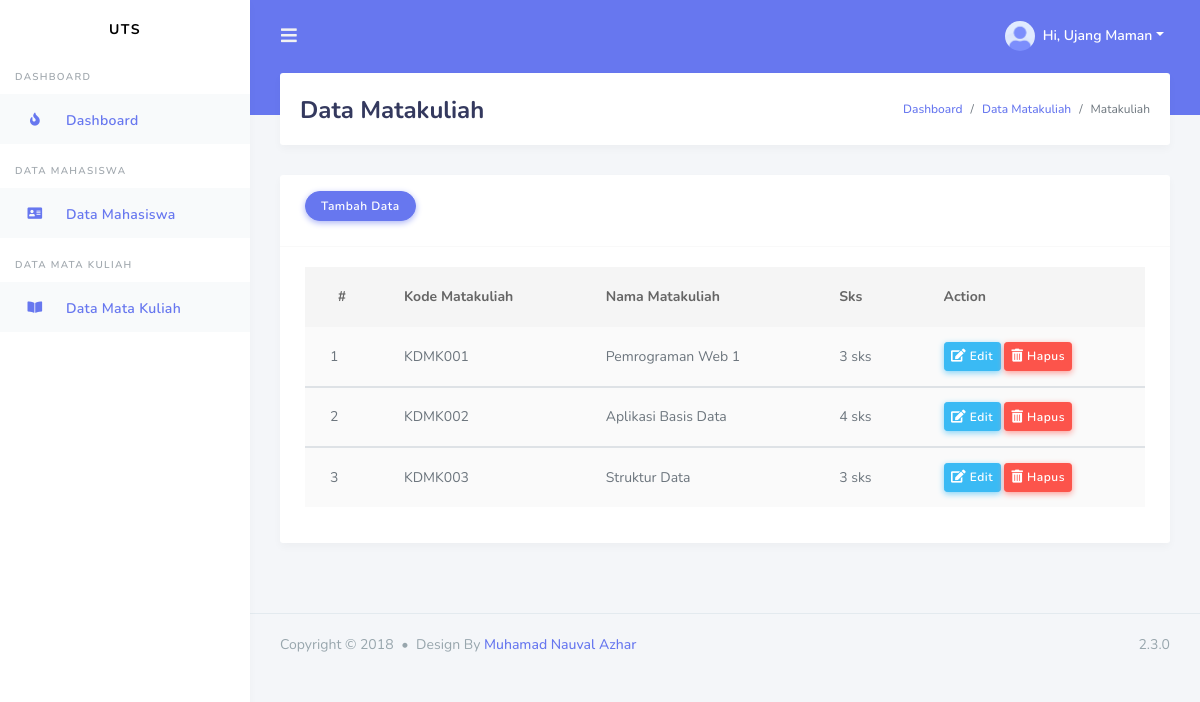
Screenshot of /index.php/matakuliah with the database file from the repository.
### tables this page shows
CREATE TABLE `matakuliah` (
  `kd_matakuliah` varchar(10) NOT NULL,
  `nama_matakuliah` varchar(35) NOT NULL,
  `sks` varchar(10) NOT NULL
);

### application/controllers/Matakuliah.php (called while the page is built, shortened)
<?php
class Matakuliah extends CI_Controller {
	public function __construct()
	{
		$this->load->model("M_matakuliah");
		$this->load->library('form_validation');
	}
	public function index(){
		$data["mata_kuliah"] = $this->M_matakuliah->getAll();
		$this->load->view("template/header");
		$this->load->view("template/sidebar");
		$this->load->view("matakuliah", $data);
		$this->load->view("template/footer");
	}
}

### index.php (called while the page is built, shortened)
<?php
require_once BASEPATH.'core/CodeIgniter.php';

### application/models/M_matakuliah.php (called while the page is built, shortened)
<?php
class M_matakuliah extends CI_Model {
    public $_tabel = "matakuliah";
    public function getAll(){
        return $this->db->get($this->_tabel)->result();
    }
}
?>

### application/views/matakuliah.php (the view, shortened to what this page needs)
<div class="main-content">
        <section class="section">
          <div class="section-header">
            <h1>Data Matakuliah</h1>
            <div class="section-header-breadcrumb">
              <div class="breadcrumb-item active"><a href="#">Dashboard</a></div>
              <div class="breadcrumb-item"><a href="#">Data Matakuliah</a></div>
              <div class="breadcrumb-item">Matakuliah</div>
            </div>
          </div>
          <div class="section-body">
          <div class="row">
              <div class="col-12">
                <div class="card">
                  <div class="card-header">
                  <div class="buttons">
                      <a href="#" id="modal-1" class="btn btn-primary" data-toggle="modal" data-target="#exampleModal">Tambah Data </a>
                    </div>
                  </div>
                  <div class="card-body">
                    <div class="table-responsive">
                      <table class="table table-striped" id="table-1">
                        <thead>
                          <tr>
                            <th class="text-center">
                              #
                            </th>
                            <th>Kode Matakuliah</th>
                            <th>Nama Matakuliah</th>
                            <th>Sks</th>
                            <th>Action</th>
                          </tr>
                        </thead>
                        <tbody>
                            <?php $no = 1;
                            foreach ($mata_kuliah as $matkul){
                            ?>
                          <tr>
                            <td><?= $no++?></td>
                            <td><?= $matkul->kd_matakuliah?></td>
                            <td><?= $matkul->nama_matakuliah?></td>
                            <td><?= $matkul->sks?></td>
                            <td>
                                <a href="<?php echo base_url('Matakuliah/edit/'.$matkul->kd_matakuliah)?>" class="btn btn-sm btn-info"><i class="fas fa-edit"></i> Edit</a>
                                <a href="<?= base_url('Matakuliah/delete/'.$matkul->kd_matakuliah)?>" onclick="return confirm('Apakah yakin ingin menghapus data?');" class="btn btn-sm btn-danger"><i class="fas fa-trash-alt"></i> Hapus</a>
                            </td>
                          </tr>
                        </tbody>
                            <?php }?>
                      </table>
                    </div>
                  </div>
                </div>
              </div>
          </div>
        </section>
      </div>

### rows the page displays
matakuliah: kd_matakuliah "KDMK001", nama_matakuliah "Pemrograman Web 1", sks "3 sks"
matakuliah: kd_matakuliah "KDMK002", nama_matakuliah "Aplikasi Basis Data", sks "4 sks"
matakuliah: kd_matakuliah "KDMK003", nama_matakuliah "Struktur Data", sks "3 sks"
